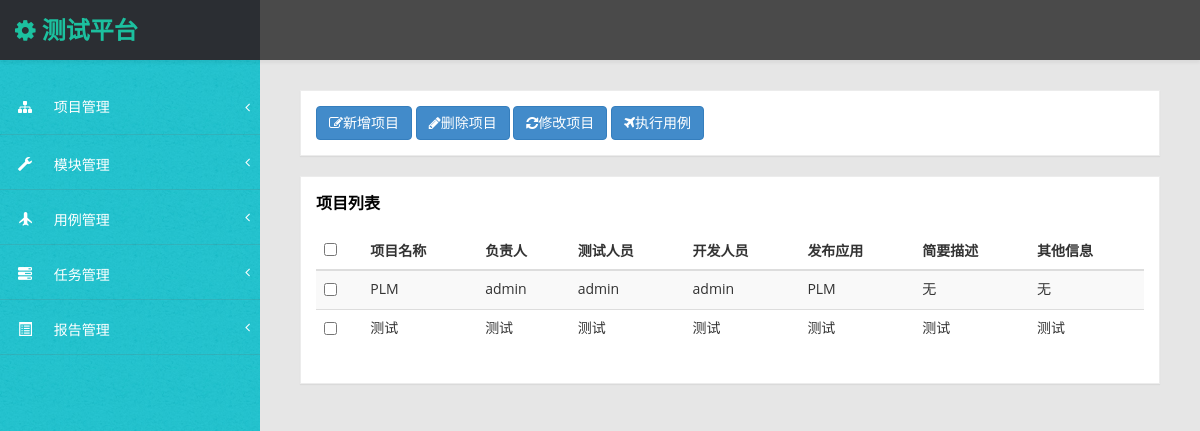
Before: /project_list/ with the older database file.
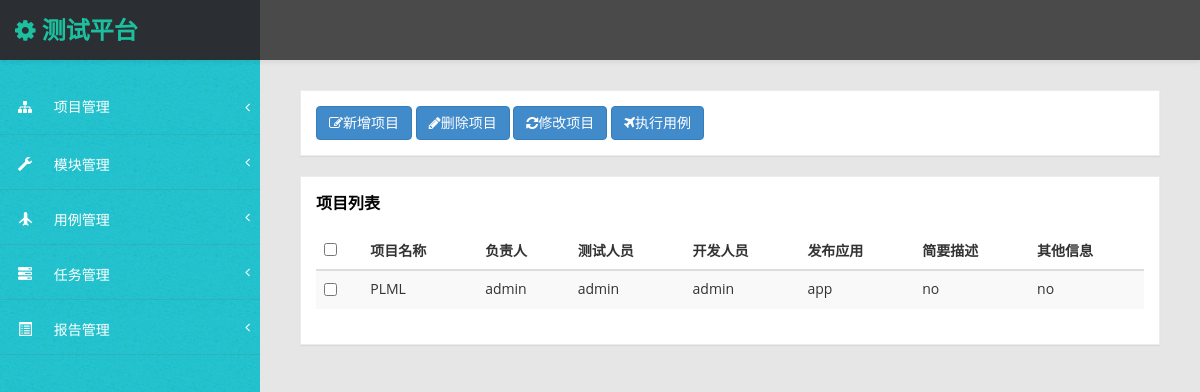
After: the same page with the newer database file.
### ApiManager/models.py (models this page shows)
class BaseTable(models.Model):
    create_time = models.DateTimeField('创建时间', auto_now_add=True)
    update_time = models.DateTimeField('更新时间', auto_now=True)
    class Meta:
        abstract = True
        verbose_name = "公共字段表"
        db_table = 'BaseTable'

class ProjectInfo(BaseTable):
    class Meta:
        verbose_name = '项目信息'
        db_table = 'ProjectInfo'
    project_name = models.CharField('项目名称', max_length=50, unique=True, null=False)
    responsible_name = models.CharField('负责人', max_length=20, null=False)
    test_user = models.CharField('测试人员', max_length=100, null=False)
    dev_user = models.CharField('开发人员', max_length=100, null=False)
    publish_app = models.CharField('发布应用', max_length=100, null=False)
    simple_desc = models.CharField('简要描述', max_length=100, null=True)
    other_desc = models.CharField('其他信息', max_length=100, null=True)

### ApiManager/views.py (the view)
# urls.py: path('project_list/',ApiManager_views.project_list),
def project_list(request):
    project_list=ProjectInfo.objects.all()
    return render(request,'project_list.html',{'projects':project_list})

### templates/project_list.html (shortened to what this page needs)
{% extends 'base.html' %}
{% block page-content %}
       <div class="row">
       		<div class="col-md-12">
       		<div class="panel panel-default">
       		<div class="panel-body">
       			<a href="/add_project/" class="btn btn-primary"><i class="fa fa-edit"></i>新增项目</a>
       			<a href="#" class="btn btn-primary" id='delproject'><i class="fa fa-pencil"></i>删除项目</a>
       			<a href="#" class="btn btn-primary" id='editproject'><i class=" fa fa-refresh "></i>修改项目</a>
       			<a href="#" class="btn btn-primary" id='runtestcase'><i class=" fa fa-plane "></i>执行用例</a>
       			</div>
       			</div>
        	</div>
       </div>
 		<div class="row">
                <div class="col-md-12">
                    <div class="panel panel-default">
                        <div class="panel-heading">
                            	项目列表
                        </div>
                        <div class="panel-body">
                            <div class="table-responsive">
                                <table class="table table-striped" width="100%">
                                    <thead>
                                        <tr>
                                        	<th class="table-check"><input type="checkbox" id="select_all"/></th>
                                            <th>项目名称</th>
                                            <th>负责人</th>
                                            <th>测试人员</th>
                                            <th>开发人员</th>
                                            <th>发布应用</th>
                                            <th>简要描述</th>
                                            <th>其他信息</th>
                                        </tr>
                                    </thead>
                                    <tbody>
                                        {% for project in projects %}
								            <tr rowid="{{ project.id }}">
								            	<td><input type="checkbox" name="project_{{ project.id }}" value="{{ project.id }}"/></td>
								                <td>{{ project.project_name }}</td>
								                <td>{{ project.responsible_name }}</td>
								                <td>{{ project.test_user }}</td>
								                <td>{{ project.dev_user }}</td>
								                <td>{{ project.publish_app }}</td>
								                <td>{{ project.simple_desc }}</td>
								                <td>{{ project.other_desc }}</td>
								            </tr>
            							{% endfor %}
                                    </tbody>
                                </table>
                            </div>
                        </div>
                    </div>
{% endblock %}

Changed rows visible on the page:
removed ProjectInfo: project_name "测试", responsible_name "测试", test_user "测试", dev_user "测试", publish_app "测试", simple_desc "测试", other_desc "测试"
changed ProjectInfo "admin": project_name "PLM" → "PLML"; publish_app "PLM" → "app"; simple_desc "无" → "no"; other_desc "无" → "no"
